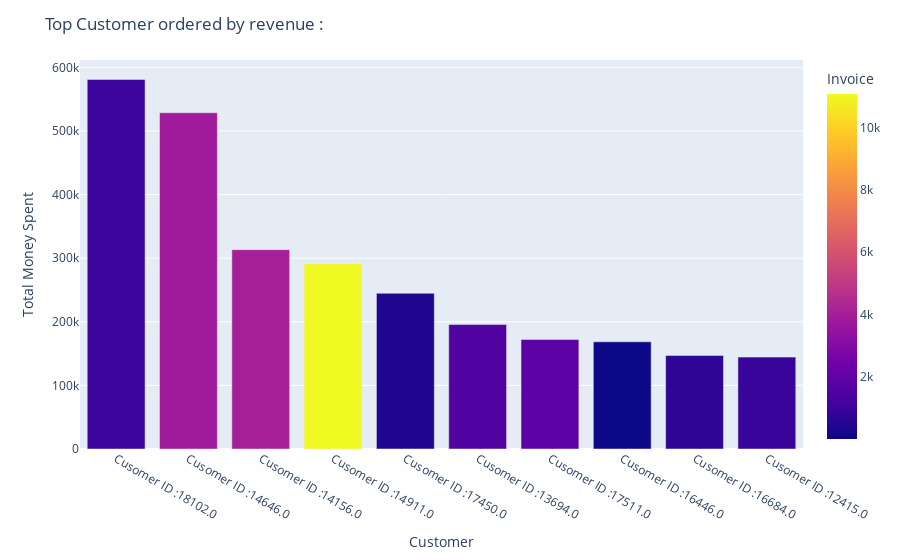

The cell this chart's notebook holds for it:
### Markdown cell above
###### Top 10 cutomers

### Code cell
cutomers = data.groupby(by='CustomerID', as_index=False)['Invoice'].count().sort_values(by='Invoice', ascending=False)
money = data.groupby(by='CustomerID', as_index=False)['total_price'].sum()
top_customer =  pd.merge(cutomers, money, on='CustomerID')
top_customer['CustomerID'] = top_customer['CustomerID'].apply(str)
top_customer['Customer'] = 'Cusomer ID :' + top_customer['CustomerID'].astype(str)
df = top_customer.sort_values(by='total_price', ascending=False).head(10)
fig = px.bar(df, x= "Customer", y= "total_price" , color="Invoice")
fig.update_layout(
    title="Top Customer ordered by revenue : ",
    xaxis_title="Customer",
    yaxis_title="Total Money Spent",
    )
fig.show()

### Figure 1 — Plotly figure (JSON) as saved in the notebook; plotly's stock layout.template omitted (floating-point values rounded to 4 significant figures)
{"data": [{"alignmentgroup": "True", "hovertemplate": "Customer=%{x}<br>total_price=%{y}<br>Invoice=%{marker.color}<extra></extra>", "legendgroup": "", "marker": {"color": [1040, 3849, 4038, 11077, 420, 1519, 1868, 3, 718, 926], "coloraxis": "coloraxis"}, "name": "", "offsetgroup": "", "orientation": "v", "showlegend": false, "textposition": "auto", "type": "bar", "x": ["Cusomer ID :18102.0", "Cusomer ID :14646.0", "Cusomer ID :14156.0", "Cusomer ID :14911.0", "Cusomer ID :17450.0", "Cusomer ID :13694.0", "Cusomer ID :17511.0", "Cusomer ID :16446.0", "Cusomer ID :16684.0", "Cusomer ID :12415.0"], "xaxis": "x", "y": [581000.0, 528600.0, 313400.0, 291400.0, 244800.0, 195600.0, 172100.0, 168500.0, 147100.0, 144500.0], "yaxis": "y"}], "layout": {"barmode": "relative", "coloraxis": {"colorbar": {"title": {"text": "Invoice"}}, "colorscale": [[0, "#0d0887"], [0.1111, "#46039f"], [0.2222, "#7201a8"], [0.3333, "#9c179e"], [0.4444, "#bd3786"], [0.5556, "#d8576b"], [0.6667, "#ed7953"], [0.7778, "#fb9f3a"], [0.8889, "#fdca26"], [1, "#f0f921"]]}, "legend": {"tracegroupgap": 0}, "margin": {"t": 60}, "title": {"text": "Top Customer ordered by revenue : "}, "xaxis": {"anchor": "y", "domain": [0, 1], "title": {"text": "Customer"}}, "yaxis": {"anchor": "x", "domain": [0, 1], "title": {"text": "Total Money Spent"}}}}
